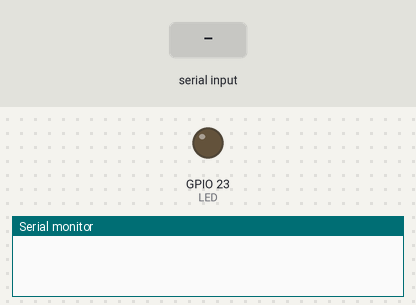
A sketch run on a simulated ESP32. Parts: output pins drawn as LEDs (lit = HIGH), the last lines printed to the serial monitor. Dashed ring = blinking. The inputs (shaded band) are chosen by the test bench.

Above: at 1.2 s.
1.3 s: "G" received over Serial
At 2.7 s:
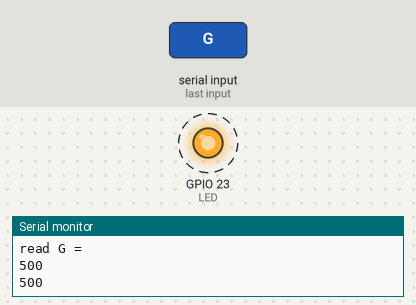
Timing chart, 0 to 10.3 s (numbered marks = the images above; inputs shaded):
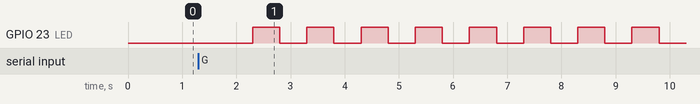

The sketch:

lab10_4.ino
```cpp
String Cmd, strData;
int strInt, strlength, Pulse = 0, Freq = 0, Duty = 100, FullDelay = 500;
char buffer[40];

int DelayOn = 0;
int DelayOff = 0;

int LED = 23;

void setup() {
  Serial.begin(115200);
  pinMode(LED, OUTPUT);
}

void loop() {
  if (Serial.available() > 0) {
    strData = Serial.readString();
    strlength = strData.length();
    Cmd = strData.substring(0, 1);
    strInt = strData.substring(2, strlength).toInt();

    if (Cmd == "P") {
      if (strInt >= 10 && strInt <= 999 || strInt == 0) Pulse = strInt;
      sprintf(buffer, "read P = %S --> %d", strData, strInt);
      Serial.println(buffer);
    }

    if (Cmd == "D") {
      if (strInt >= 10 && strInt <= 99) Duty = strInt;
      sprintf(buffer, "read D = %S --> %d", strData, strInt);
      Serial.println(buffer);
    }

    if (Cmd == "G") {
      sprintf(buffer, "read G = %S", "Run ESP32");
      Serial.println(buffer);
      runESP32();
    }

    if (Cmd == "?") {
      Serial.println("By: Nadthapat Phuttaruksa");
      sprintf(buffer, "Pulse=%d, Duty-Cycle=%d", Pulse, Duty);
      Serial.println(buffer);
      runESP32();
    }

    sprintf(buffer, "Pulse=%d, Duty-Cycle=%d, Cmd=%s", Pulse, Duty, Cmd);
    Serial.println(buffer);
  }

}

void runESP32() {
  if(Duty == 100){
    DelayOn = FullDelay;
    DelayOff = FullDelay;
  }else
  {
    DelayOn = Duty / 100.0 * FullDelay;
    DelayOff = FullDelay - DelayOn;
  }
  Serial.println(DelayOn);
  Serial.println(DelayOff);

  if (Pulse == 0) {
    while (true) {
      digitalWrite(LED, HIGH);
      delay(DelayOn);
      digitalWrite(LED, LOW);
      delay(DelayOff);
    }
  } else {
    for (int i = 0; i < Pulse; i++) {
      digitalWrite(LED, HIGH);
      delay(DelayOn);
      digitalWrite(LED, LOW);
      delay(DelayOff);
    }
  }
  digitalWrite(LED, HIGH);
}
```

Measured:
- after the input at 1.3 s, GPIO 23 (LED): alternates HIGH for 0.50 s and LOW for 0.50 s, starting after 1.0 s
